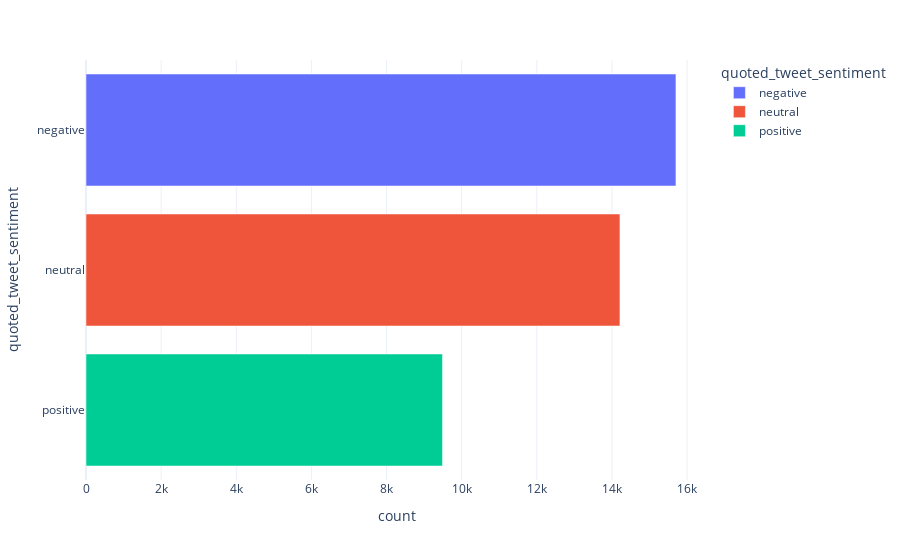

Notebook cell for this chart:
### Code cell
fig = px.bar(df_quoted_sentiments, x="count", y="quoted_tweet_sentiment", orientation='h', template="plotly_white", color="quoted_tweet_sentiment")
fig.show()

### Figure 1 — Plotly figure (JSON) as saved in the notebook; plotly's stock layout.template omitted (floating-point values rounded to 4 significant figures)
{"data": [{"alignmentgroup": "True", "hovertemplate": "quoted_tweet_sentiment=%{y}<br>count=%{x}<extra></extra>", "legendgroup": "negative", "marker": {"color": "#636efa", "pattern": {"shape": ""}}, "name": "negative", "offsetgroup": "negative", "orientation": "h", "showlegend": true, "textposition": "auto", "type": "bar", "x": [15704], "xaxis": "x", "y": ["negative"], "yaxis": "y"}, {"alignmentgroup": "True", "hovertemplate": "quoted_tweet_sentiment=%{y}<br>count=%{x}<extra></extra>", "legendgroup": "neutral", "marker": {"color": "#EF553B", "pattern": {"shape": ""}}, "name": "neutral", "offsetgroup": "neutral", "orientation": "h", "showlegend": true, "textposition": "auto", "type": "bar", "x": [14213], "xaxis": "x", "y": ["neutral"], "yaxis": "y"}, {"alignmentgroup": "True", "hovertemplate": "quoted_tweet_sentiment=%{y}<br>count=%{x}<extra></extra>", "legendgroup": "positive", "marker": {"color": "#00cc96", "pattern": {"shape": ""}}, "name": "positive", "offsetgroup": "positive", "orientation": "h", "showlegend": true, "textposition": "auto", "type": "bar", "x": [9490], "xaxis": "x", "y": ["positive"], "yaxis": "y"}], "layout": {"autosize": true, "barmode": "relative", "legend": {"title": {"text": "quoted_tweet_sentiment"}, "tracegroupgap": 0}, "margin": {"t": 60}, "xaxis": {"anchor": "y", "autorange": true, "domain": [0, 1], "range": [0, 16530.0], "title": {"text": "count"}, "type": "linear"}, "yaxis": {"anchor": "x", "autorange": true, "categoryarray": ["positive", "neutral", "negative"], "categoryorder": "array", "domain": [0, 1], "range": [-0.5, 2.5], "title": {"text": "quoted_tweet_sentiment"}, "type": "category"}}}
